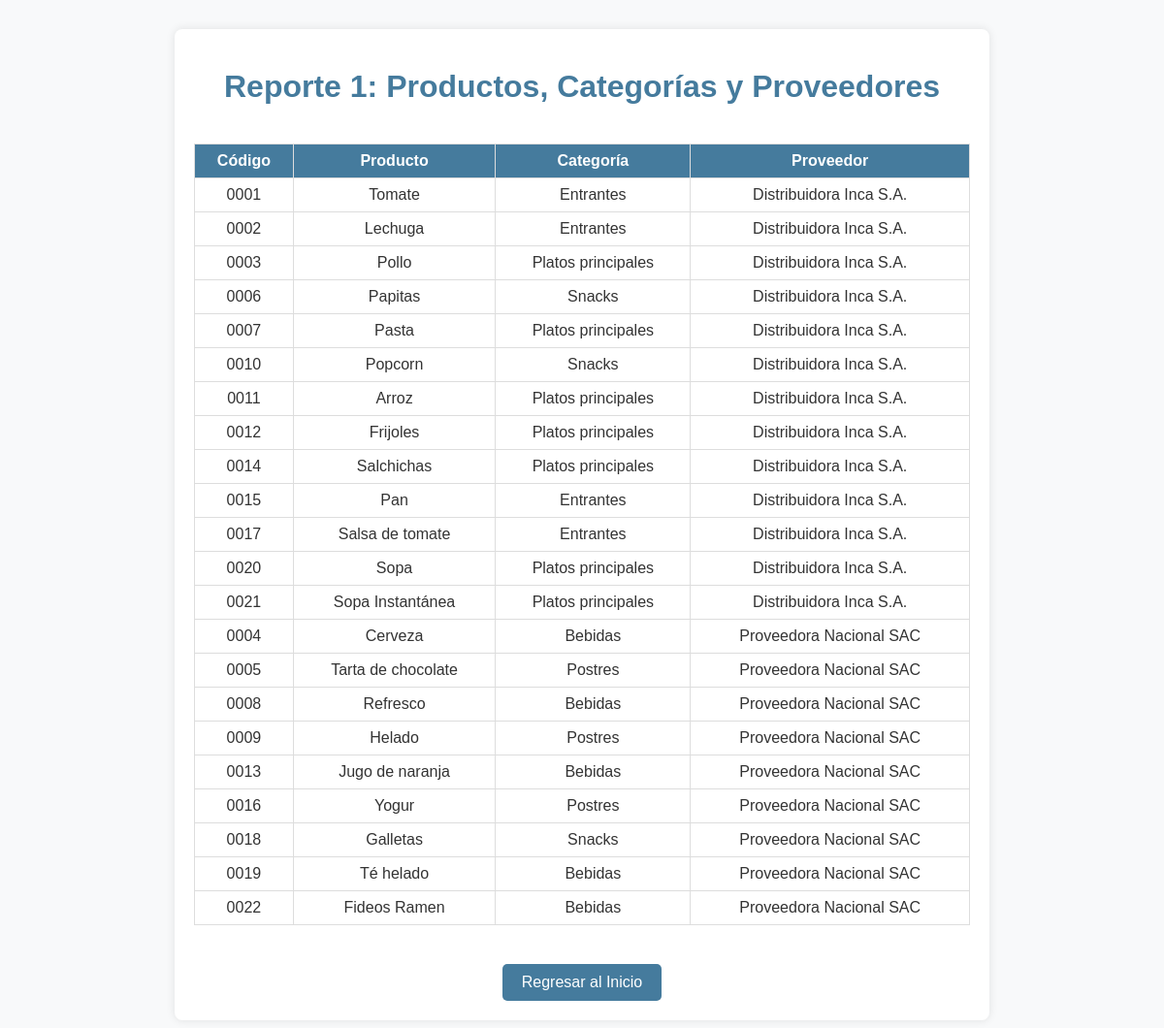
Page /reportes/reporte1.php on the committed database.
### tables this page shows
CREATE TABLE M_Pro (
    cod CHAR(4) PRIMARY KEY,
    nom VARCHAR(30) NOT NULL,
    preCom DECIMAL(10,2) NOT NULL,
    preVen DECIMAL(10,2) NOT NULL,
    fecVen DATE NOT NULL,
    sto INT NOT NULL,
    cod_Pro CHAR(2),
    cod_Cat CHAR(3),
    FOREIGN KEY (cod_Pro) REFERENCES M_Prov(codPro),
    FOREIGN KEY (cod_Cat) REFERENCES M_Cat(codCat)
);

CREATE TABLE M_Cat (
    codCat CHAR(3) PRIMARY KEY,
    nom VARCHAR(30) NOT NULL,
    des VARCHAR(50) NOT NULL
);

CREATE TABLE M_Prov (
    codPro CHAR(2) PRIMARY KEY,
    nom VARCHAR(30) NOT NULL,
    con VARCHAR(30) NOT NULL,
    tel CHAR(9) NOT NULL,
    dir VARCHAR(40) NOT NULL
);

### reportes/reporte1.php (the view, shortened to what this page needs)
<?php
include('../config/conexion.php');
try {
    $query = "CALL sp_reporte_productos()";
    $stmt = $conn->prepare($query);
    $stmt->execute();
    $resultados = $stmt->fetchAll(PDO::FETCH_ASSOC);
} catch (PDOException $e) {
    die("Error en la consulta: " . $e->getMessage());
}
?>
<!DOCTYPE html>
<html lang="es">
<head>
    <link href="../css/estilos-reportes.css" rel="stylesheet">
</head>
<body>
    <div class="container">
        <h1 class="text-center">Reporte 1: Productos, Categorías y Proveedores</h1>
        <?php if (count($resultados) > 0): ?>
            <div class="table-container">
                <table>
                    <thead>
                        <tr>
                            <th>Código</th>
                            <th>Producto</th>
                            <th>Categoría</th>
                            <th>Proveedor</th>
                        </tr>
                    </thead>
                    <tbody>
                        <?php foreach ($resultados as $row): ?>
                            <tr>
                                <td><?= htmlspecialchars($row['cod']) ?></td>
                                <td><?= htmlspecialchars($row['producto']) ?></td>
                                <td><?= htmlspecialchars($row['categoria']) ?></td>
                                <td><?= htmlspecialchars($row['proveedor']) ?></td>
                            </tr>
                        <?php endforeach; ?>
                    </tbody>
                </table>
            </div>
        <?php else: ?>
            <p class="no-data">No se encontraron productos.</p>
        <?php endif; ?>
        <div class="button-container">
            <a href="../reportes.html" class="btn">Regresar al Inicio</a>
        </div>
    </div>
</body>
</html>

### css/estilos-reportes.css (style rules this page uses)
body { font-family: Arial, sans-serif; background-color: #f8f9fa; color: #333; margin: 0; padding: 0; }
.container { max-width: 800px; margin: 30px auto; padding: 20px; background: #ffffff; border-radius: 8px; box-shadow: 0 0 10px rgba(0, 0, 0, 0.1); }
h1 { text-align: center; color: #457b9d; margin-bottom: 20px; }
.table-container { overflow-x: auto; }
table { width: 100%; border-collapse: collapse; margin: 20px 0; }
table th, table td { border: 1px solid #ddd; padding: 8px; text-align: center; }
table th { background-color: #457b9d; color: #fff; font-weight: bold; }
.button-container { text-align: center; margin-top: 20px; }
.btn { display: inline-block; padding: 10px 20px; background-color: #457b9d; color: #fff; text-decoration: none; border-radius: 5px; transition: background-color 0.3s; }

### rows in the picture
m_pro: cod "0001", nom "Tomate", cod_Cat.nom "Entrantes", cod_Pro.nom "Distribuidora Inca S.A."
m_pro: cod "0002", nom "Lechuga", cod_Cat.nom "Entrantes", cod_Pro.nom "Distribuidora Inca S.A."
m_pro: cod "0003", nom "Pollo", cod_Cat.nom "Platos principales", cod_Pro.nom "Distribuidora Inca S.A."
m_pro: cod "0006", nom "Papitas", cod_Cat.nom "Snacks", cod_Pro.nom "Distribuidora Inca S.A."
m_pro: cod "0007", nom "Pasta", cod_Cat.nom "Platos principales", cod_Pro.nom "Distribuidora Inca S.A."
m_pro: cod "0010", nom "Popcorn", cod_Cat.nom "Snacks", cod_Pro.nom "Distribuidora Inca S.A."
m_pro: cod "0011", nom "Arroz", cod_Cat.nom "Platos principales", cod_Pro.nom "Distribuidora Inca S.A."
m_pro: cod "0012", nom "Frijoles", cod_Cat.nom "Platos principales", cod_Pro.nom "Distribuidora Inca S.A."
m_pro: cod "0014", nom "Salchichas", cod_Cat.nom "Platos principales", cod_Pro.nom "Distribuidora Inca S.A."
m_pro: cod "0015", nom "Pan", cod_Cat.nom "Entrantes", cod_Pro.nom "Distribuidora Inca S.A."
m_pro: cod "0017", nom "Salsa de tomate", cod_Cat.nom "Entrantes", cod_Pro.nom "Distribuidora Inca S.A."
m_pro: cod "0020", nom "Sopa", cod_Cat.nom "Platos principales", cod_Pro.nom "Distribuidora Inca S.A."
m_pro: cod "0021", nom "Sopa Instantánea", cod_Cat.nom "Platos principales", cod_Pro.nom "Distribuidora Inca S.A."
m_pro: cod "0004", nom "Cerveza", cod_Cat.nom "Bebidas", cod_Pro.nom "Proveedora Nacional SAC"
m_pro: cod "0005", nom "Tarta de chocolate", cod_Cat.nom "Postres", cod_Pro.nom "Proveedora Nacional SAC"
m_pro: cod "0008", nom "Refresco", cod_Cat.nom "Bebidas", cod_Pro.nom "Proveedora Nacional SAC"
m_pro: cod "0009", nom "Helado", cod_Cat.nom "Postres", cod_Pro.nom "Proveedora Nacional SAC"
m_pro: cod "0013", nom "Jugo de naranja", cod_Cat.nom "Bebidas", cod_Pro.nom "Proveedora Nacional SAC"
m_pro: cod "0016", nom "Yogur", cod_Cat.nom "Postres", cod_Pro.nom "Proveedora Nacional SAC"
m_pro: cod "0018", nom "Galletas", cod_Cat.nom "Snacks", cod_Pro.nom "Proveedora Nacional SAC"
m_pro: cod "0019", nom "Té helado", cod_Cat.nom "Bebidas", cod_Pro.nom "Proveedora Nacional SAC"
m_pro: cod "0022", nom "Fideos Ramen", cod_Cat.nom "Bebidas", cod_Pro.nom "Proveedora Nacional SAC"
